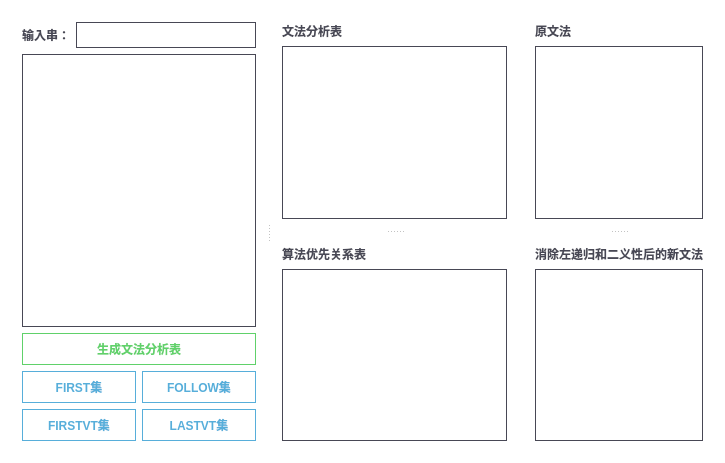
<?xml version="1.0" encoding="UTF-8"?>
<ui version="4.0">
 <class>AnalysisWindow</class>
 <widget class="QWidget" name="AnalysisWindow">
  <property name="geometry">
   <rect>
    <x>0</x>
    <y>0</y>
    <width>725</width>
    <height>463</height>
   </rect>
  </property>
  <property name="windowTitle">
   <string>AnalysisWindow</string>
  </property>
  <property name="styleSheet">
   <string notr="true">* {
    outline: none;
    font: 14px &quot;微软雅黑&quot;;
    color: #484855;
    font-weight: bold;
    background-color: white;
}



QLineEdit{
    border: none;
    min-width: 170px;
    padding: 4px;
    border: 1px solid #484855;
}
QLineEdit:hover {
    min-width: 170px;
    border: 1px solid #57AEDA;
}


QTableWidget, QTextEdit{
    border: 1px solid #484855;
}
QTableWidget::item{
    selection-background-color: #d9e2e3;
    color: #484855;
}



QPushButton#btn_createGAT{
    border: 1px solid #60D16A;
    color: #60D16A;
}
QPushButton#btn_createGAT:hover{
    border: 1px solid #60D16A;
    background: #60D16A;
    color: white;
}
QPushButton#btn_createGAT:pressed {
    border: 1px solid #37BD42;
    background: #37BD42;
    color: white;
}


QPushButton{
    border: 1px solid #57AEDA;
    padding: 6px 24px;
    color: #57AEDA;
}
QPushButton:hover{
    border: 1px solid #57AEDA;
    background: #57AEDA;
    color: white;
}
QPushButton:pressed{
    border: 1px solid #2D94C7;
    background: #2D94C7;
    color: white;
}
QPushButton:disabled{
    border: 1px solid #aab;
    color: #aab;
}



QHeaderView::section {
    background: transparent;
    color:  #222230;
    padding-top: 6px;
    border: 1px solid #484855;
    border-left: none;
    border-top: none;
	padding-left: 8px;
	padding-right: 8px;
}



QScrollBar:vertical
{
    width:10px;
    background: white;
}
QScrollBar::handle:vertical
{
    width:8px;
    background: #ccd;
    border-radius: 3px;
    margin-left: 2px;
    margin-right: 2px;
}
QScrollBar::handle:vertical:hover
{
    background: #aab;
}
QScrollBar::add-line:vertical
{
    border-color: transparent;
}
QScrollBar::sub-line:vertical
{
    border-color: transparent;
}
QScrollBar::add-line:vertical:hover
{
    border-color: transparent;
}
QScrollBar::sub-line:vertical:hover
{
    border-color: transparent;
}



QScrollBar:horizontal
{
    height:12px;
    background: white;
}
QScrollBar::handle:horizontal
{
    height:8px;
    background: #ccd;
    border-radius: 4px;
    margin-top: 2px;
    margin-bottom: 2px;
}
QScrollBar::handle:horizontal:hover
{
    background: #aab;
}
QScrollBar::add-line:horizontal
{
    border-color: transparent;
}
QScrollBar::sub-line:horizontal
{
    border-color: transparent;
}
QScrollBar::add-line:horizontal:hover
{
    border-color: transparent;
}
QScrollBar::sub-line:horizontal:hover
{
    border-color: transparent;
}</string>
  </property>
  <layout class="QGridLayout" name="gridLayout" columnstretch="5,1">
   <item row="0" column="0">
    <widget class="QSplitter" name="splitter_3">
     <property name="orientation">
      <enum>Qt::Horizontal</enum>
     </property>
     <widget class="QWidget" name="layoutWidget">
      <layout class="QVBoxLayout" name="vl_input">
       <item>
        <layout class="QHBoxLayout" name="horizontalLayout_2">
         <item>
          <widget class="QLabel" name="lb_inputString">
           <property name="text">
            <string>输入串：</string>
           </property>
          </widget>
         </item>
         <item>
          <widget class="QLineEdit" name="le_inputLL1"/>
         </item>
        </layout>
       </item>
       <item>
        <widget class="QTableWidget" name="tw_outputLL1">
         <property name="focusPolicy">
          <enum>Qt::NoFocus</enum>
         </property>
         <property name="editTriggers">
          <set>QAbstractItemView::NoEditTriggers</set>
         </property>
         <property name="alternatingRowColors">
          <bool>true</bool>
         </property>
        </widget>
       </item>
       <item>
        <widget class="QPushButton" name="btn_createGAT">
         <property name="text">
          <string>生成文法分析表</string>
         </property>
        </widget>
       </item>
       <item>
        <layout class="QHBoxLayout" name="hl_btns">
         <item>
          <widget class="QPushButton" name="btn_first">
           <property name="text">
            <string>FIRST集</string>
           </property>
          </widget>
         </item>
         <item>
          <widget class="QPushButton" name="btn_follow">
           <property name="text">
            <string>FOLLOW集</string>
           </property>
          </widget>
         </item>
        </layout>
       </item>
       <item>
        <layout class="QHBoxLayout" name="horizontalLayout_3">
         <property name="topMargin">
          <number>0</number>
         </property>
         <item>
          <widget class="QPushButton" name="btn_firstvt">
           <property name="text">
            <string>FIRSTVT集</string>
           </property>
          </widget>
         </item>
         <item>
          <widget class="QPushButton" name="btn_lastvt">
           <property name="text">
            <string>LASTVT集</string>
           </property>
          </widget>
         </item>
        </layout>
       </item>
      </layout>
     </widget>
     <widget class="QSplitter" name="splitter">
      <property name="orientation">
       <enum>Qt::Vertical</enum>
      </property>
      <widget class="QWidget" name="layoutWidget">
       <layout class="QVBoxLayout" name="verticalLayout_2">
        <item>
         <widget class="QLabel" name="label">
          <property name="text">
           <string>文法分析表</string>
          </property>
         </widget>
        </item>
        <item>
         <widget class="QTableWidget" name="tw_analysisTable">
          <property name="focusPolicy">
           <enum>Qt::NoFocus</enum>
          </property>
          <property name="editTriggers">
           <set>QAbstractItemView::NoEditTriggers</set>
          </property>
          <property name="alternatingRowColors">
           <bool>true</bool>
          </property>
         </widget>
        </item>
       </layout>
      </widget>
      <widget class="QWidget" name="layoutWidget">
       <layout class="QVBoxLayout" name="verticalLayout_3">
        <item>
         <widget class="QLabel" name="label_2">
          <property name="text">
           <string>算法优先关系表</string>
          </property>
         </widget>
        </item>
        <item>
         <widget class="QTableWidget" name="tw_operatorTable">
          <property name="focusPolicy">
           <enum>Qt::NoFocus</enum>
          </property>
          <property name="editTriggers">
           <set>QAbstractItemView::NoEditTriggers</set>
          </property>
          <property name="alternatingRowColors">
           <bool>true</bool>
          </property>
         </widget>
        </item>
       </layout>
      </widget>
     </widget>
    </widget>
   </item>
   <item row="0" column="1">
    <widget class="QSplitter" name="splitter_2">
     <property name="orientation">
      <enum>Qt::Vertical</enum>
     </property>
     <widget class="QWidget" name="layoutWidget">
      <layout class="QVBoxLayout" name="verticalLayout">
       <item>
        <widget class="QLabel" name="label_3">
         <property name="text">
          <string>原文法</string>
         </property>
        </widget>
       </item>
       <item>
        <widget class="QTextEdit" name="te_showGrammar">
         <property name="readOnly">
          <bool>true</bool>
         </property>
        </widget>
       </item>
      </layout>
     </widget>
     <widget class="QWidget" name="layoutWidget">
      <layout class="QVBoxLayout" name="verticalLayout_4">
       <item>
        <widget class="QLabel" name="label_4">
         <property name="text">
          <string>消除左递归和二义性后的新文法</string>
         </property>
        </widget>
       </item>
       <item>
        <widget class="QTextEdit" name="te_newGrammar">
         <property name="readOnly">
          <bool>true</bool>
         </property>
        </widget>
       </item>
      </layout>
     </widget>
    </widget>
   </item>
  </layout>
 </widget>
 <layoutdefault spacing="6" margin="11"/>
 <resources/>
 <connections/>
</ui>
